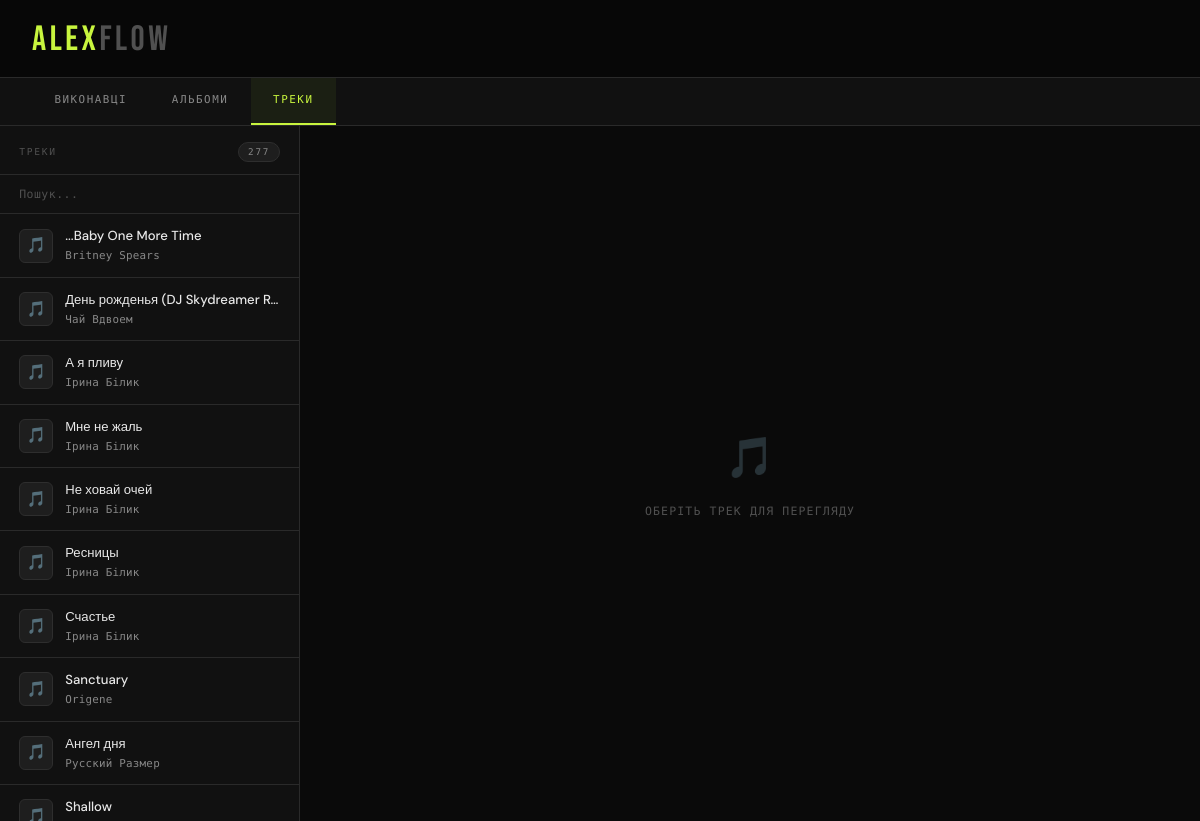
/tracks/, run on the app's committed database.
### api/models.py (models this page shows, shortened)
class Track(models.Model):
    title        = models.CharField(max_length=255, verbose_name='Назва')
    slug         = models.SlugField(max_length=255, unique=True, blank=True, verbose_name='Slug')
    album        = models.ForeignKey(Album, on_delete=models.CASCADE, related_name='tracks', null=True, blank=True, verbose_name='Альбом')
    artists      = models.ManyToManyField(Artist, related_name='tracks', verbose_name='Виконавці')
    genres       = models.ManyToManyField(Genre, related_name='tracks', blank=True, verbose_name='Жанри')
    duration     = models.PositiveIntegerField(null=True, blank=True, verbose_name='Тривалість (сек)', help_text='Тривалість у секундах')
    track_number = models.PositiveIntegerField(null=True, blank=True, verbose_name='Номер треку')
    disc_number  = models.PositiveIntegerField(default=1, null=True, blank=True, verbose_name='Номер диску')
    file         = models.FileField(upload_to='tracks/', blank=True, null=True, verbose_name='Аудіофайл', help_text='Аудіофайл (mp3, wav тощо)')
    is_explicit  = models.BooleanField(default=False, verbose_name='Ненормативний контент')
    lyrics       = models.TextField(blank=True, verbose_name='Текст пісні')
    created_at   = models.DateTimeField(auto_now_add=True, verbose_name='Створено')
    updated_at   = models.DateTimeField(auto_now=True, verbose_name='Оновлено')
    class Meta:
        ordering = ['album', 'disc_number', 'track_number', 'title']
        verbose_name = 'Трек'
        verbose_name_plural = 'Треки'

class Artist(models.Model):
    name       = models.CharField(max_length=255, unique=True, verbose_name="Ім'я")
    slug       = models.SlugField(max_length=255, unique=True, blank=True, verbose_name='Slug')
    bio        = models.TextField(blank=True, verbose_name='Біографія')
    country    = models.CharField(max_length=100, blank=True, verbose_name='Країна')
    image      = models.ImageField(upload_to='artists/', blank=True, null=True, verbose_name='Фото')
    created_at = models.DateTimeField(auto_now_add=True, verbose_name='Створено')
    updated_at = models.DateTimeField(auto_now=True, verbose_name='Оновлено')
    class Meta:
        ordering = ['name']
        verbose_name = 'Виконавець'
        verbose_name_plural = 'Виконавці'
    def __str__(self):
        return self.name

### app/views.py (the view)
# urls.py: path('tracks/', views.TrackListView.as_view(), name='track-list'),
class TrackListView(BaseView, ListView):
    model = Track
    template_name = 'app/tracks/list.html'
    context_object_name = 'objects'
    def get_context_data(self, **kwargs):
        context = super().get_context_data(**kwargs)
        context['tab'] = 'tracks'
        context['title'] = 'Треки'
        return context

### app/views.py (called while the page is built)
    def get_context_data(self, **kwargs):
        context = super().get_context_data(**kwargs)
        context['all_artists'] = Artist.objects.all()
        context['all_albums'] = Album.objects.select_related('artist').all()
        context['all_tracks'] = Track.objects.select_related('album').prefetch_related('artists').all()
        return context

### app/templates/app/tracks/list.html
{% extends 'app/layout.html' %}
{% block sidebar_list %}
  {% for track in objects %}
<div class="list-item {% if track.id == request.resolver_match.kwargs.pk %}selected{% endif %}"
     onclick="location.href='{% url 'app:track-detail' track.pk %}'">
    <div class="item-avatar">🎵</div>
    <div class="item-info">
        <div class="item-name">{{ track.title }}</div>
        <div class="item-sub">{{ track.artists.all|join:", " }}</div>
    </div>
</div>
  {% empty %}
<div class="loader">Немає треків</div>
  {% endfor %}
{% endblock %}
{% block detail_content %}
<div class="empty-state">
    <div class="empty-icon">🎵</div>
    <div class="empty-text">Оберіть трек для перегляду</div>
</div>
{% endblock %}

### app/static/app/css/music.css (style rules this page uses)
:root { --bg: #080808; --surface: #0f0f0f; --surface2: #161616; --surface3: #1e1e1e; --border: #222222; --border2: #2e2e2e; --accent: #b8f53e; --accent-dim: rgba(184, 245, 62, 0.12); --accent-glow: rgba(184, 245, 62, 0.06); --accent2: #ff3d6b; --accent2-dim: rgba(255, 61, 107, 0.12); --muted: #404040; --muted2: #505050; --text: #efefef; --text-dim: #808080; --text-dimmer: #505050; --radius: 6px; --radius-lg: 10px; }
*, *::before, *::after { margin: 0; padding: 0; box-sizing: border-box; }
html { -webkit-font-smoothing: antialiased; -moz-osx-font-smoothing: grayscale; }
body { background: var(--bg); color: var(--text); font-family: 'DM Sans', sans-serif; min-height: 100vh; overflow: hidden; font-size: 14px; line-height: 1.5; }
.list-item { padding: 0.75rem 1.2rem; border-bottom: 1px solid var(--border); cursor: pointer; transition: background 0.12s; display: flex; align-items: center; gap: 0.75rem; position: relative; }
.list-item::before { content: ''; position: absolute; left: 0; top: 0; bottom: 0; width: 2px; background: transparent; transition: background 0.15s; }
.item-avatar { width: 34px; height: 34px; border-radius: var(--radius); background: var(--surface3); border: 1px solid var(--border2); display: flex; align-items: center; justify-content: center; font-size: 0.95rem; flex-shrink: 0; transition: border-color 0.15s; }
.item-info { flex: 1; min-width: 0; }
.item-name { font-size: 0.82rem; font-weight: 500; white-space: nowrap; overflow: hidden; text-overflow: ellipsis; color: var(--text); }
.item-sub { font-size: 0.68rem; color: var(--text-dim); margin-top: 0.15rem; font-family: 'DM Mono', monospace; white-space: nowrap; overflow: hidden; text-overflow: ellipsis; letter-spacing: 0.02em; }
.empty-state { height: 100%; display: flex; flex-direction: column; align-items: center; justify-content: center; gap: 1rem; color: var(--text-dimmer); }
.empty-icon { font-size: 2.5rem; opacity: 0.4; }
.empty-text { font-family: 'DM Mono', monospace; font-size: 0.72rem; letter-spacing: 0.1em; text-transform: uppercase; color: var(--text-dimmer); }

### app/templates/app/base.html (style rules this page uses)
:root { --bg: #0a0a0a; --surface: #111111; --surface2: #1a1a1a; --border: #2a2a2a; --accent: #c8f53e; --accent2: #ff4d6d; --muted: #555; --text: #e8e8e8; --text-dim: #888; }

### data on the page
Track: title "...Baby One More Time", artists.all "Britney Spears"
Track: title "День рожденья (DJ Skydreamer R…", artists.all "Чай Вдвоем"
Track: title "А я пливу", artists.all "Ірина Білик"
Track: title "Мне не жаль", artists.all "Ірина Білик"
Track: title "Не ховай очей", artists.all "Ірина Білик"
Track: title "Ресницы", artists.all "Ірина Білик"
Track: title "Счастье", artists.all "Ірина Білик"
Track: title "Sanctuary", artists.all "Origene"
Track: title "Ангел дня", artists.all "Русский Размер"
Track: title "Shallow"

### other printed values
{{ title }} "ТРЕКИ"
{{ objects|length }} "277"
